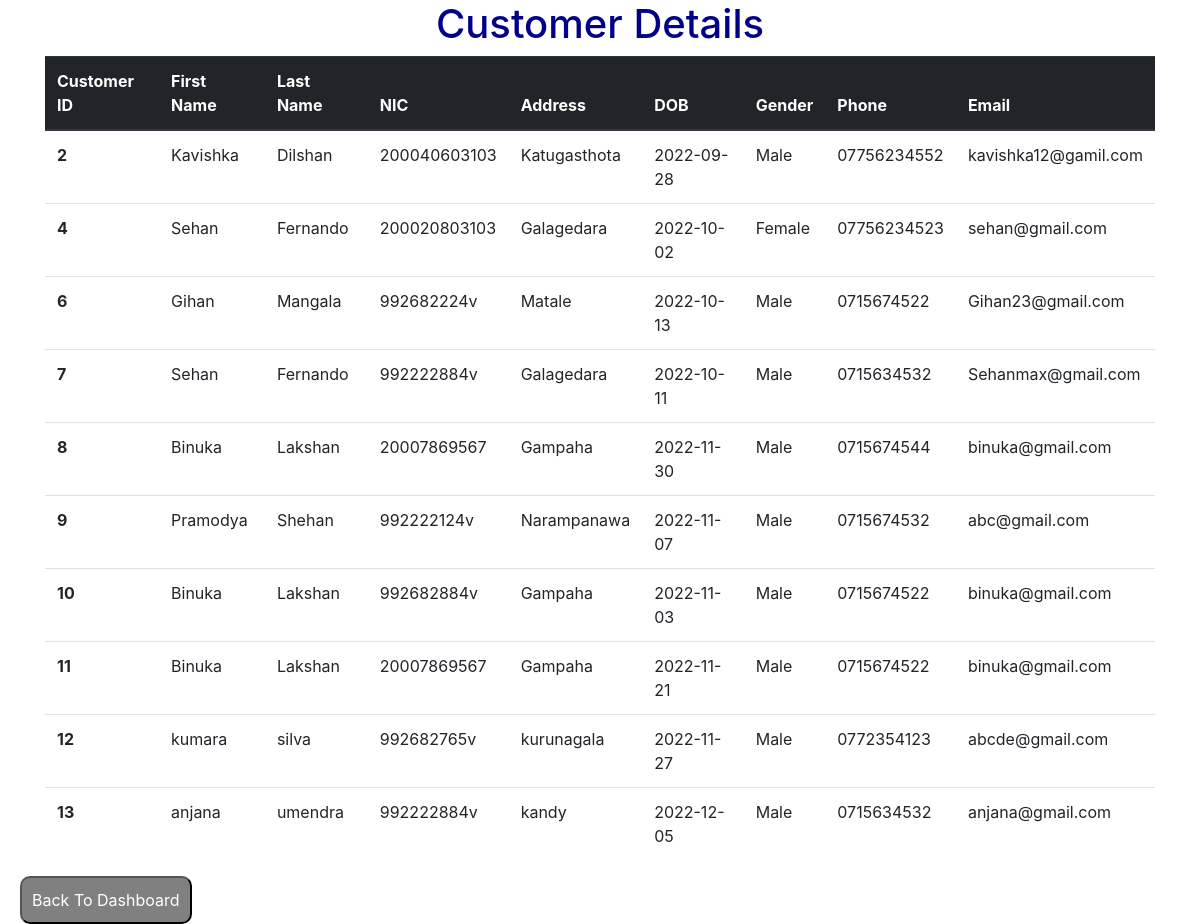
Page /Ecommerce_Site/displayCustomer.php on the committed database.
### tables this page shows
CREATE TABLE `user` (
  `id` int(10) NOT NULL,
  `firstName` varchar(50) NOT NULL,
  `lastName` varchar(50) NOT NULL,
  `nic` varchar(12) NOT NULL,
  `address` varchar(200) NOT NULL,
  `dob` date NOT NULL,
  `gender` text NOT NULL,
  `phone` varchar(20) NOT NULL,
  `email` varchar(50) NOT NULL,
  `password` varchar(16) NOT NULL,
  `userType` varchar(10) NOT NULL
);

### Ecommerce_Site/displayCustomer.php (the view, shortened to what this page needs)
<?php
include 'dbConnect.php';
?>
<!DOCTYPE html>
<html lang="en">
<head>
    <link rel="stylesheet" href="https://cdn.jsdelivr.net/npm/bootstrap@4.0.0/dist/css/bootstrap.min.css">
    <link rel="stylesheet" href="customerDetails.css">
</head>
<body>
    <div class="container">
        <div class="title">
            <h1>Customer Details</h1>
        </div>
    <table class="table">
  <thead class="thead-dark">
    <tr>
      <th scope="col">Customer ID</th>
      <th scope="col">First Name</th>
      <th scope="col">Last Name</th>
      <th scope="col">NIC</th>
      <th scope="col">Address</th>
      <th scope="col">DOB</th>
      <th scope="col">Gender</th>
      <th scope="col">Phone</th>
      <th scope="col">Email</th>
    </tr>
  </thead>
  <tbody>
    <?php
    $sql = "SELECT * FROM user WHERE userType='cus';";
    $result = mysqli_query($connect,$sql);
    while($row = mysqli_fetch_assoc($result)){
    $id = $row['id'];
    $firstName = $row['firstName'];
    $lastName = $row['lastName'];
    $nic = $row['nic'];
    $address = $row['address'];
    $dob = $row['dob'];
    $gender = $row['gender'];
    $phone = $row['phone'];
    $email =$row['email'];
    echo'<tr>
      <th scope="row">'.$id.'</th>
      <td>'.$firstName.'</td>
      <td>'.$lastName.'</td>
      <td>'.$nic.'</td>
      <td>'.$address.'</td>
      <td>'.$dob.'</td>
      <td>'.$gender.'</td>
      <td>'.$phone.'</td>
      <td>'.$email.'</td>
    </tr>';
    }
    ?>
  </tbody>
</table>
    </div>
    <div class="back-btn">
        <button><a href="admindashboard1.php">Back To Dashboard</a></button>
    </div>
</body>
</html>

### Ecommerce_Site/customerDetails.css (style rules this page uses)
.title { text-align: center; color: darkblue; }
.back-btn { margin-right: 20px; }
button { border-radius: 10px; background-color: gray; padding: 10px; margin-left: 20px; }
button a { color: white; }

### rows in the picture
user: id "2", firstName "Kavishka", lastName "Dilshan", nic "200040603103", address "Katugasthota", dob "2022-09-28", gender "Male", phone "07756234552", email "kavishka12@gamil.com"
user: id "4", firstName "Sehan", lastName "Fernando", nic "200020803103", address "Galagedara", dob "2022-10-02", gender "Female", phone "07756234523", email "sehan@gmail.com"
user: id "6", firstName "Gihan", lastName "Mangala", nic "992682224v", address "Matale", dob "2022-10-13", gender "Male", phone "0715674522", email "Gihan23@gmail.com"
user: id "7", firstName "Sehan", lastName "Fernando", nic "992222884v", address "Galagedara", dob "2022-10-11", gender "Male", phone "0715634532", email "Sehanmax@gmail.com"
user: id "8", firstName "Binuka", lastName "Lakshan", nic "20007869567", address "Gampaha", dob "2022-11-30", gender "Male", phone "0715674544", email "binuka@gmail.com"
user: id "9", firstName "Pramodya", lastName "Shehan", nic "992222124v", address "Narampanawa", dob "2022-11-07", gender "Male", phone "0715674532", email "abc@gmail.com"
user: id "10", firstName "Binuka", lastName "Lakshan", nic "992682884v", address "Gampaha", dob "2022-11-03", gender "Male", phone "0715674522", email "binuka@gmail.com"
user: id "11", firstName "Binuka", lastName "Lakshan", nic "20007869567", address "Gampaha", dob "2022-11-21", gender "Male", phone "0715674522", email "binuka@gmail.com"
user: id "12", firstName "kumara", lastName "silva", nic "992682765v", address "kurunagala", dob "2022-11-27", gender "Male", phone "0772354123", email "abcde@gmail.com"
user: id "13", firstName "anjana", lastName "umendra", nic "992222884v", address "kandy", dob "2022-12-05", gender "Male", phone "0715634532", email "anjana@gmail.com"
